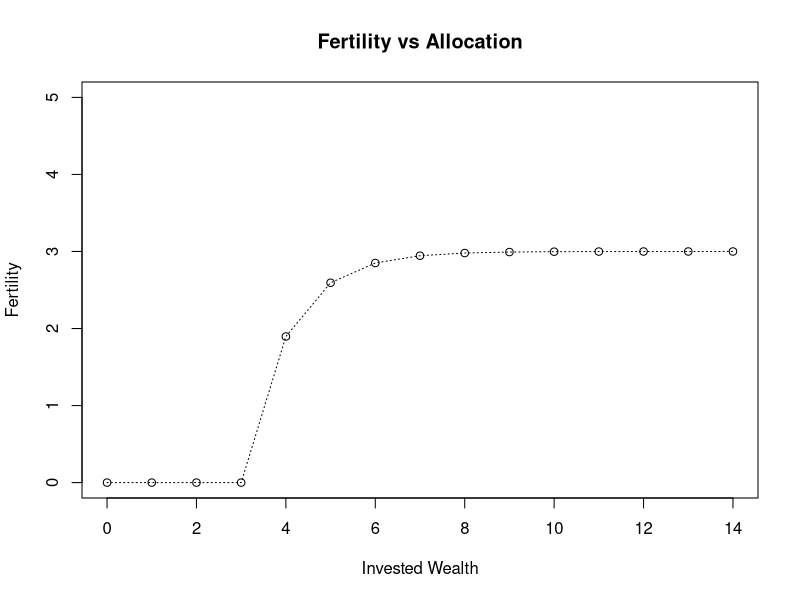

The R script that drew this image:
# this script plots fertility as a function of fertility allocation, based on a law of diminishing returns (see Rogers 1990 p.483 and Figure 1)

rm(list = ls())

num_class <- 15
max_offspring <- 3
starvation_threshold <- 3
fertility_allocation <- 0:(num_class - 1)

fertility <- max_offspring * (1 - exp(-(fertility_allocation - starvation_threshold)))

fertility <- pmax(fertility, 0) # clip at 0

plot(fertility_allocation, fertility, type = "l", lty = 3, ylim = c(0, max_offspring + 2), main = "Fertility vs Allocation", xlab = "Invested Wealth", ylab = "Fertility")
points(fertility_allocation, fertility)